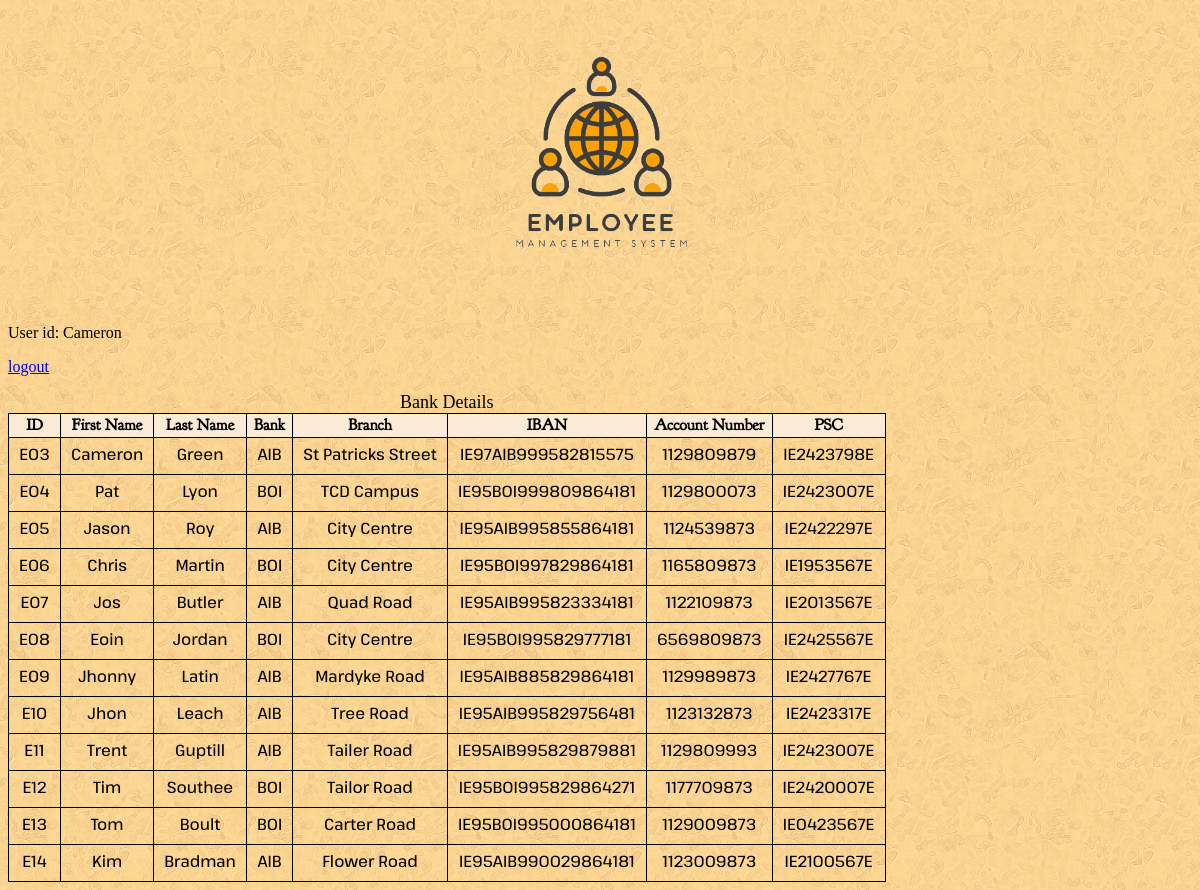
Page /showbankdetails (signed in) on the committed database.
### tables this page shows
CREATE TABLE Bank_details(
ID TEXT(5) PRIMARY KEY,
First_name TEXT (30),
Last_name TEXT (30),
Bank TEXT(30),
Branch TEXT(30),
IBAN TEXT(20),
Account_Number TEXT,
PSC TEXT );

### app.py (the view)
@app.route("/showbankdetails", methods = ["GET", "POST"])
def showbank():
    db = get_db()
    banks = db.execute("""SELECT * FROM Bank_details;""").fetchall()
    return render_template("showbank.html", caption = "Bank Details", banks = banks)

### app.py (called while the page is built)
@app.before_request
def load_logged_in_user():
    g.user = session.get("loginID", None)
    g.admin = session.get("ID")

### database.py (called while the page is built)
def get_db():
    if "db" not in g:
        g.db = sqlite3.connect(DATABASE,
            detect_types=sqlite3.PARSE_DECLTYPES
        )
        g.db.row_factory = sqlite3.Row
    return g.db

### templates/showbank.html
{% extends "base.html" %}
{% block main_content %}
    <form action="" method = "POST" novalidate>
        <table>
            <caption>{{caption}}</caption>
            <th>ID</th>
            <th>First Name</th>
            <th>Last Name</th>
            <th>Bank</th>
            <th>Branch</th>
            <th>IBAN</th>
            <th>Account Number</th>
            <th>PSC</th>
            {% for bank in banks %}
            <tr>
                <td id="detail">{{ bank["ID"] }}</td>
                <td id="detail">{{ bank["First_name"] }}</td>
                <td id="detail">{{ bank["Last_name"] }}</td>
                <td id="detail">{{ bank["Bank"] }}</td>
                <td id="detail">{{ bank["Branch"] }}</td>
                <td id="detail">{{ bank["IBAN"] }}</td>
                <td id="detail">{{ bank["Account_Number"] }}</td>
                <td id="detail">{{ bank["PSC"] }}</td>
            </tr>
            {% endfor %}
        </table>
{% endblock %}

### templates/base.html (shortened to what this page needs)
<!DOCTYPE html>
<html lang="en">
<head>
    <link rel="stylesheet" href="{{ url_for('static', filename = 'styles.css') }}">
    <img id = "Logo" src="{{ url_for('static', filename = 'logo.png') }}" alt = "Logo" />
</head>
<body>
        {% if g.admin %}
            <p>Admin id: {{ g.admin }}</p>
            <p> <a href="{{ url_for('logout') }}">logout</a> </p>
        {% elif g.user %}
            <p>User id: {{ g.user }}</p>
            <p> <a href="{{ url_for('logout') }}">logout</a> </p>
        {% endif %}
    {% block main_content %}
    {% endblock %}
</body>
</html>

### static/styles.css (style rules this page uses)
html { background-image: url(background.jpg); }
table { border-collapse: collapse; }
th,td { border: 1px solid black; font-family: Kamillo; }
th { background-color: antiquewhite; font-family: Bookletter; }
#Logo { display: flex; text-align: center; margin: auto; height: 300px; width: 300px; }
#detail { text-align: center; padding: 10px; }
caption { font-size: large; }

### rows in the picture
Bank_details: user "Cameron", ID "E03", First_name "Cameron", Last_name "Green", Bank "AIB", Branch "St Patricks Street", IBAN "IE97AIB999582815575", Account_Number "1129809879", PSC "IE2423798E"
Bank_details: ID "E04", First_name "Pat", Last_name "Lyon", Bank "BOI", Branch "TCD Campus", IBAN "IE95BOI999809864181", Account_Number "1129800073", PSC "IE2423007E"
Bank_details: ID "E05", First_name "Jason", Last_name "Roy", Bank "AIB", Branch "City Centre", IBAN "IE95AIB995855864181", Account_Number "1124539873", PSC "IE2422297E"
Bank_details: ID "E06", First_name "Chris", Last_name "Martin", Bank "BOI", Branch "City Centre", IBAN "IE95BOI997829864181", Account_Number "1165809873", PSC "IE1953567E"
Bank_details: ID "E07", First_name "Jos", Last_name "Butler", Bank "AIB", Branch "Quad Road", IBAN "IE95AIB995823334181", Account_Number "1122109873", PSC "IE2013567E"
Bank_details: ID "E08", First_name "Eoin", Last_name "Jordan", Bank "BOI", Branch "City Centre", IBAN "IE95BOI995829777181", Account_Number "6569809873", PSC "IE2425567E"
Bank_details: ID "E09", First_name "Jhonny", Last_name "Latin", Bank "AIB", Branch "Mardyke Road", IBAN "IE95AIB885829864181", Account_Number "1129989873", PSC "IE2427767E"
Bank_details: ID "E10", First_name "Jhon", Last_name "Leach", Bank "AIB", Branch "Tree Road", IBAN "IE95AIB995829756481", Account_Number "1123132873", PSC "IE2423317E"
Bank_details: ID "E11", First_name "Trent", Last_name "Guptill", Bank "AIB", Branch "Tailer Road", IBAN "IE95AIB995829879881", Account_Number "1129809993", PSC "IE2423007E"
Bank_details: ID "E12", First_name "Tim", Last_name "Southee", Bank "BOI", Branch "Tailor Road", IBAN "IE95BOI995829864271", Account_Number "1177709873", PSC "IE2420007E"
Bank_details: ID "E13", First_name "Tom", Last_name "Boult", Bank "BOI", Branch "Carter Road", IBAN "IE95BOI995000864181", Account_Number "1129009873", PSC "IE0423567E"
Bank_details: ID "E14", First_name "Kim", Last_name "Bradman", Bank "AIB", Branch "Flower Road", IBAN "IE95AIB990029864181", Account_Number "1123009873", PSC "IE2100567E"

### other values in the picture
{{ caption }} "Bank Details"
